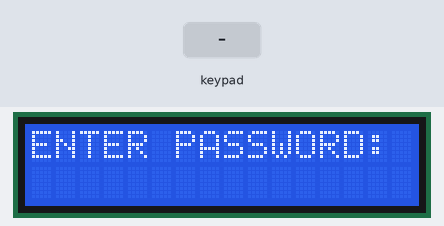
The sketch below on a simulated Arduino Uno, built with avr-gcc and run on an emulated ATmega328P. Shown: 16×2 character LCD. The inputs (shaded band) are chosen by the test bench.

Above: at 1.2 s.
1.3 s: keypad keys 7 + 5 = pressed 0.4 s apart
At 3.8 s:
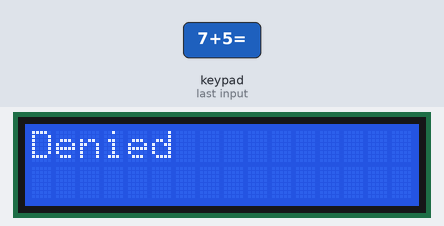
5.9 s: key '1' pressed
At 7.0 s:
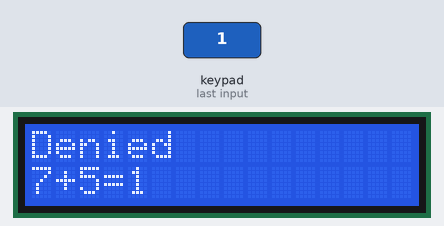
7.4 s: keypad keys 8 / 2 = pressed 0.4 s apart
At 9.2 s:
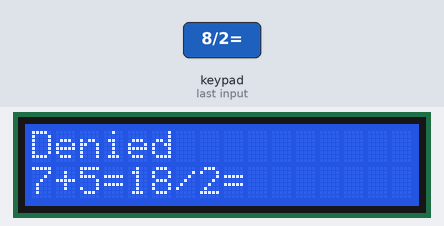
10.5 s: key '/' pressed
12.0 s: key 'X' pressed
At 13.2 s:
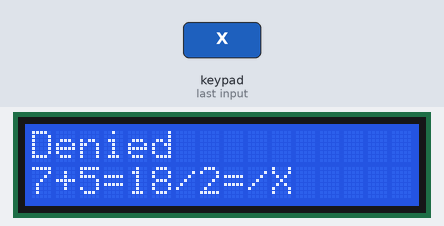
13.5 s: keypad keys 1 2 3 4 # pressed 0.4 s apart
At 15.8 s:
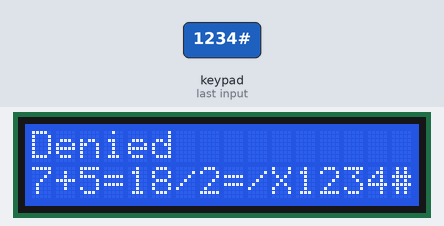
Timing chart, 0 to 17.3 s (numbered marks = the images above; inputs shaded):
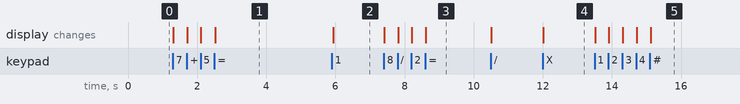

Measured:
- after the input at 1.3 s, the display: first changes at once (image 1 shows a later state)
- after the input at 5.9 s, the display: changes at once (image 2)
- after the input at 7.4 s, the display: first changes at once (image 3 shows a later state)
- after the input at 12.0 s, the display: changes at once (image 4)
- after the input at 13.5 s, the display: first changes at once (image 5 shows a later state)

The sketch:

keypad.ino
```cpp
#include <Key.h>
#include <Keypad.h>

/*

   Demonstrates the use a 16x2 LCD display and
  4x4 LCD display.  T

   The  Arduino circuit connection for LCD:

   * LCD RS  pin to analog pin A0

   * LCD  Enable pin to analog pin A1

   * LCD D4  pin to analog pin A2

   * LCD D5  pin to analog pin A3

   * LCD D6  pin to analog pin A4

   * LCD D7  pin to analog pin A5

   The  Arduino circuit connection for MAtrix Key Pad:

   * ROW1 pin  to digital pin 5

   * ROW2 pin  to digital pin 4

   * ROW3 pin  to digital pin 3

   * ROW4 pin  to digital pin 2

   * COLUMN1  pin to digital pin 6

   * COLUMN2  pin to digital pin 7

   * COLUMN3  pin to digital pin 8

   * COLUMN4  pin to digital pin 9

   Name:-  M.Pugazhendi

   Date:-   04thJul2016

   Version:-  V0.1

   e-mail:-  muthuswamy.pugazhendi@gmail.com

   */

  // include the library code:

  #include <Key.h>

  #include <Keypad.h>

  #include "Wire.h"
  #include "Adafruit_LiquidCrystal.h"

  //initialize the library with the numbers of the
  //interface pins

  Adafruit_LiquidCrystal lcd(A0,A1,A2,A3,A4,A5);

  //4x4 Matrix key pad

  const byte ROWS = 4; // Four rows

  const byte COLS = 4; // Four columns

  // Define the Keymap

  char keys[ROWS][COLS] =

  {


  {'1','2','3','/'},


  {'4','5','6','X'},


  {'7','8','9','-'},


  {'#','0','=','+'}

  };

  // Connect keypad ROW0, ROW1, ROW2 and ROW3 to Arduino pins.

  byte rowPins[ROWS] = { 5, 4, 3, 2 };

  // Connect keypad COL0, COL1, COL2 and COL3 to Arduino pins.

  byte colPins[COLS] = { 6, 7, 8, 9 };

  // Create the Keypad

  Keypad kpd = Keypad( makeKeymap(keys), rowPins, colPins, ROWS, COLS );

  String x= "";

  void setup()

  {

    // set up the LCD's number of columns and rows:


  lcd.begin(16, 2);

    // Print a message to the LCD.


  lcd.print("ENTER PASSWORD:");

  }

  void loop()

  {

    char key = kpd.getKey();

    // set the cursor to column 0, line 1

    // (note: line 1 is the second row, since counting begins with 0):


  lcd.setCursor(0, 1);


  if(key)

    {
      x+=key;

      lcd.print(x);

    }
    if(x.length()==4){
      lcd.clear();
      if(x=="1234"){
        lcd.setCursor(0,0);
        lcd.print("Granted");
      }
      else{
        lcd.setCursor(0,0);
        lcd.print("Denied");
      }
    }
  }
```
